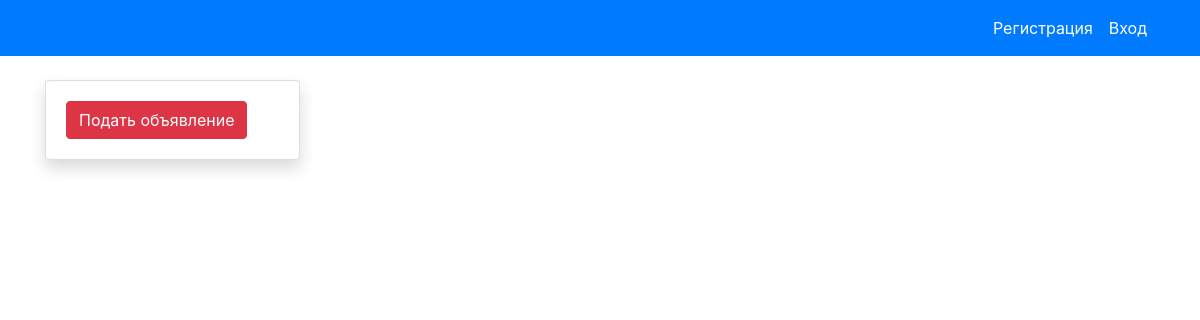
Before: /main/ with the older database file.
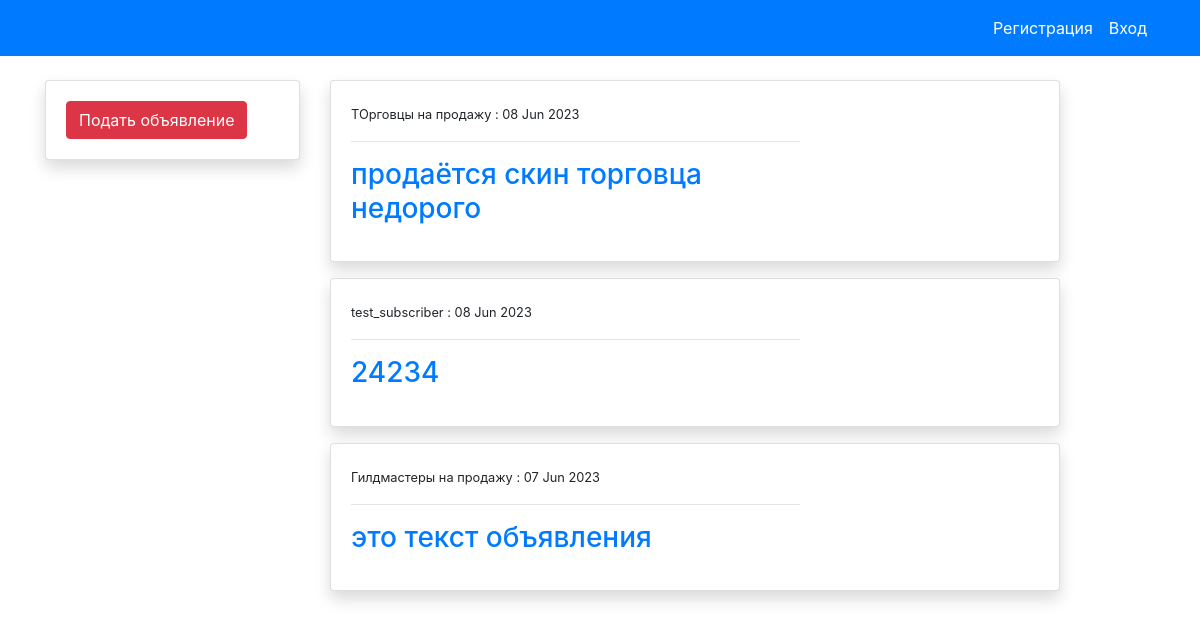
After: the same page with the newer database file.
### post_board/models.py (models this page shows, shortened)
class Post(models.Model):  # post
    author = models.ForeignKey(User, on_delete=models.CASCADE)
    categoryType = models.ForeignKey(Category, on_delete=models.CASCADE)
    dateCreation = models.DateTimeField(auto_now_add=True)
    postTitle = models.CharField(max_length=255)
    postText = models.TextField()
    upload = models.ImageField(upload_to='uploads/', blank=True)
    def get_absolute_url(self):
        return reverse('post_board:board_detail', kwargs={'pk': self.pk})

### post_board/views.py (the view)
# urls.py: path('main/', BoardList.as_view(), name='index'),
class BoardList(ListView):
    model = Post
    ordering = '-dateCreation'
    template_name = 'board/index.html'
    context_object_name = 'Posts'
    paginate_by = 10  # вот так мы можем указать количество записей на странице
    def get_queryset(self):
        queryset = super().get_queryset()
        self.filterset = BoardFilter(self.request.GET, queryset)
        return self.filterset.qs
    def get_context_data(self, **kwargs):
        context = super().get_context_data(**kwargs)
        return context

### templates/board/index.html (shortened to what this page needs)
{% extends 'base/base.html' %}
{% load crispy_forms_tags %}
{% block content %}
<div class="container">
    <div class="row mt-5 pt-3">
        <div class="col-md-3">
            <div class="card my-3 shadow">
                <div class="card-body">
                    <form method="POST">
                        <button class="btn btn-danger float-left btn-lm"
                            formaction="{% url 'post_board:board_create' %}">Подать объявление</button>
                    </form>
                </div>
            </div>
        </div>
        <div class="col-md-8">
            {% for post in Posts %}
            <div class="card shadow my-3">
                <div class="card-body">
                    <div class="row">
                        <div class="col-md-8">
                            <small>{{post.postTitle}} : {{post.dateCreation|date:'d M Y'}}</small>
                            <hr>
                            <a class="h3" href="{{post.get_absolute_url}}">{{post.postText}} </a>
                        </div>
                    </div>
                </div>
            </div>
            {% endfor %}
        </div>
    </div>
</div>
{% endblock %}

### templates/base/base.html (shortened to what this page needs)
{% load static %}
<!doctype html>
<html lang="en">
<head>
    <link rel="stylesheet" href="https://cdn.jsdelivr.net/npm/bootstrap@4.6.0/dist/css/bootstrap.min.css"
>
    <link rel="stylesheet" href="{% static '/style.css' %}">
</head>
<body>
    {% include 'base/nav.html' %}
    {% block content %}
    {% endblock %}
</body>
</html>

### templates/base/nav.html (shortened to what this page needs)
<nav class="navbar navbar-expand-lg navbar-primary bg-primary fixed-top">
    <div class="container">
        {% if request.user.is_authenticated %}
        <a class="navbar-brand text-white" href="{% url 'post_board:index' %}">ДОСКА ОБЪЯВЛЕНИЙ</a>
        <button class="navbar-toggler" type="button" data-toggle="collapse" data-target="#navbarSupportedContent"
            aria-controls="navbarSupportedContent" aria-expanded="false" aria-label="Toggle navigation">
            <span class="navbar-toggler-icon"></span>
        </button>
        <div class="collapse navbar-collapse" id="navbarSupportedContent">
            <ul class="navbar-nav ml-auto">
                <li class="nav-item active">
                    <a class="nav-link text-white" href="{% url 'users:users-profile' %}">Профиль <span
                            class="sr-only">(current)</span></a>
                </li>
                <li class="nav-item">
                    <a class="nav-link text-white" href="{% url 'users:users-logout' %}">Выход</a>
                </li>
            </ul>
            {% else %}
            <ul class="navbar-nav ml-auto">
                <li class="nav-item active">
                    <a class="nav-link text-white" href="{% url 'users:users-sign-up' %}">Регистрация </a>
                </li>
                <li class="nav-item">
                    <a class="nav-link text-white" href="{% url 'users:users-login' %}">Вход</a>
                </li>
            </ul>
            {% endif %}
        </div>
</nav>

Changed rows visible on the page:
added Post: postTitle "ТОрговцы на продажу", dateCreation "08 Jun 2023", postText "продаётся скин торговца недорого"
added Post: postTitle "test_subscriber", dateCreation "08 Jun 2023", postText "24234"
added Post: postTitle "Гилдмастеры на продажу", dateCreation "07 Jun 2023", postText "это текст объявления"
